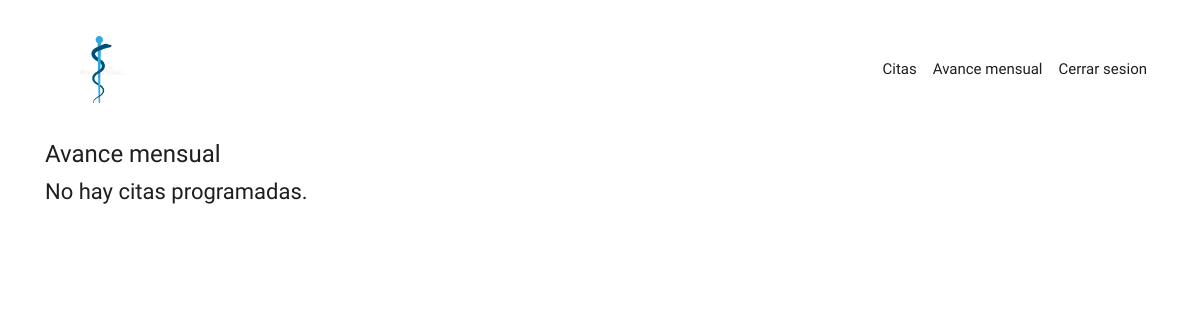
Before: /med/avances (signed in) with the older database file.
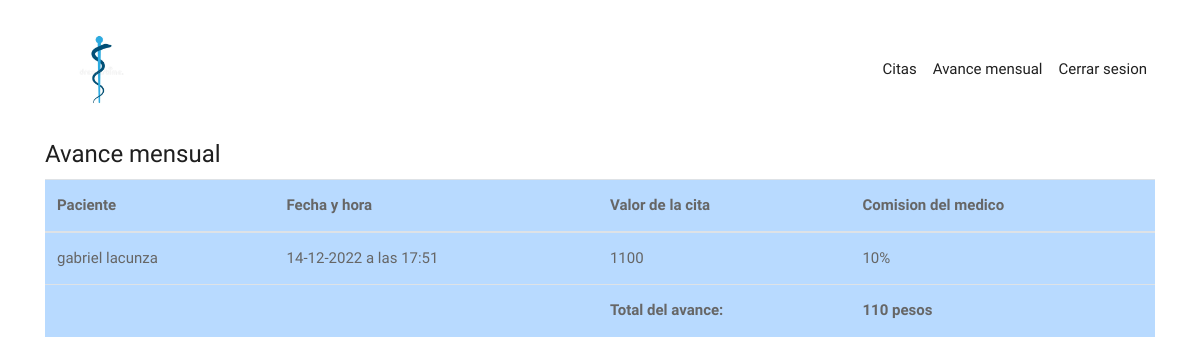
After: the same page with the newer database file.
### appSecretaria/models.py (models this page shows)
class Boleta(models.Model):
    cita = models.ForeignKey(Cita, models.DO_NOTHING, default= None)
    fechaEmisionBoleta = models.DateField(auto_now_add=True)
    valorDeLaCita = models.IntegerField(verbose_name="Valor de la cita")
    comisionDelMedico = models.IntegerField(verbose_name="Porcentaje que se lleva el médico")
    medico = models.ForeignKey(Medico, models.DO_NOTHING, default= None)

### appMedica/models.py (models this page shows, shortened)
class Cita(models.Model):
    fechaCita = models.DateField(verbose_name="fecha de la cita")
    horaInicioCita = models.TimeField(default=0, verbose_name="hora de la cita")
    duracionCita = models.IntegerField(default=0, verbose_name="duracion aproximada de la cita")
    pacienteCita = models.ForeignKey(Perfil, on_delete=models.DO_NOTHING, related_name="pacienteCita")
    medicoCita = models.ForeignKey(Medico, on_delete=models.DO_NOTHING, related_name="medicoCita", verbose_name="médico para la cita")

class Perfil(models.Model):
    user = models.OneToOneField(User, on_delete=models.CASCADE)
    rutUsuario = models.IntegerField(primary_key=True, verbose_name="rut(sin digito verificador)")
    dvUsuario = models.CharField(max_length=1, verbose_name="digito verificador")
    nombreUsuario = models.CharField(max_length=30, verbose_name="nombre")
    apellidoUsuario = models.CharField(max_length=30, verbose_name="apellido")
    direccionUsuario = models.CharField(max_length=40, verbose_name="dirrecion")
    telefonoUsuario = models.CharField(max_length=12, verbose_name="telefono celular")
    mailUsuario = models.EmailField(max_length=40, verbose_name="email")
    rolUsuario = models.ForeignKey(Rol, on_delete=models.DO_NOTHING, verbose_name="rol del usuario", default="Paciente")
    especialidadUsuario = models.ForeignKey(Especialidad, on_delete=models.DO_NOTHING, verbose_name="especialidad del medico", null=True, blank=True, default=None)

### appMedicos/views.py (the view)
# urls.py: path("avances", avances, name="avances"),
def avances(request):
    usuario = Medico.objects.get(user = request.user)
    boletas = Boleta.objects.filter(medico = usuario)
    avanceTotal = 0
    for boleta in boletas:
        avanceTotal += boleta.valorDeLaCita // boleta.comisionDelMedico
    cb = len(boletas)
    return render(request, "avancesMed.html", {"cb":cb, "boletas": boletas, "avance": avanceTotal})

### templates/avancesMed.html
{% extends "indexMed.html" %}
{% load crispy_forms_tags %}
{% block content %}
    <div class="container">
        <div class="col-4"></div>
        <h1>Avance mensual</h1>
        {% if cb > 0 %}
            <div class="table-responsive">
                <table class="table table-primary">
                    <thead>
                        <tr>
                            <th scope="col">Paciente</th>
                            <th scope="col">Fecha y hora</th>
                            <th>Valor de la cita</th>
                            <th>Comision del medico</th>
                        </tr>
                    </thead>
                    <tbody>
                        {% for i in boletas %}
                            <tr class="">
                                <td scope="row">{{i.cita.pacienteCita.nombreUsuario}} {{i.cita.pacienteCita.apellidoUsuario}}</td>
                                <td>{{i.cita.fechaCita|date:'d-m-Y'}} a las {{i.cita.horaInicioCita}}</td>
                                <td>{{i.valorDeLaCita}}</td>
                                <td>{{i.comisionDelMedico}}%</td>
                            </tr>
                        {% endfor %}
                    </tbody>
                    <tfoot>
                        <th> </th>
                        <th> </th>
                        <th>Total del avance:</th>
                        <th>{{avance}} pesos</th>
                    </tfoot>
                </table>
            </div>
        {% else %}
            <h2>No hay citas programadas.</h2>
        {% endif %}
    </div>
{% endblock %}

Changed rows visible on the page:
now on this page (row edited): Boleta: cita.pacienteCita.nombreUsuario "gabriel", cita.pacienteCita.apellidoUsuario "lacunza", cita.fechaCita "14-12-2022", cita.horaInicioCita "17:51", valorDeLaCita "1100", comisionDelMedico "10"
Other visible differences:
{{ avance }}: (not shown) → "110"
text no longer shown: "No hay citas programadas."
text now shown: "Paciente Fecha y hora Valor de la cita Comision del medico Total del avance: pesos"
